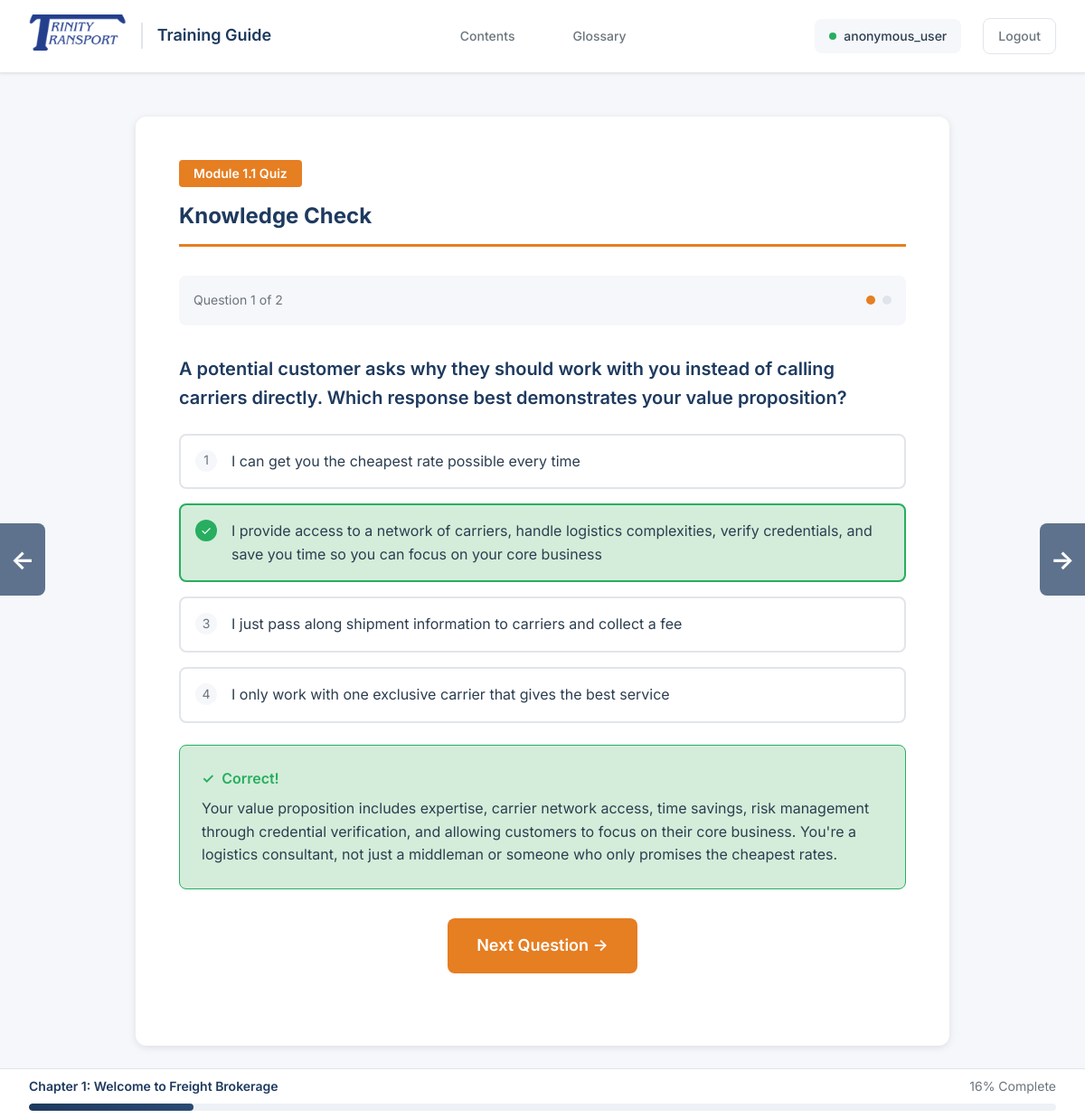
The page /quiz/1.1 (signed in) on the database its author committed.
### models.py (models this page shows, shortened)
class QuizQuestion(db.Model):
    __tablename__ = 'quiz_questions'
    id = db.Column(db.String(20), primary_key=True)  # e.g., "q1_1_1"
    module_id = db.Column(db.String(10), db.ForeignKey('modules.id'), nullable=False)
    question = db.Column(db.Text, nullable=False)
    choice_a = db.Column(db.Text, nullable=False)
    choice_b = db.Column(db.Text, nullable=False)
    choice_c = db.Column(db.Text, nullable=False)
    choice_d = db.Column(db.Text, nullable=False)
    correct_choice = db.Column(db.String(1), nullable=False)  # 'a', 'b', 'c', or 'd'
    explanation = db.Column(db.Text)
    display_order = db.Column(db.Integer, nullable=False)
    created_at = db.Column(db.DateTime, default=datetime.utcnow)
    module = db.relationship('Module', back_populates='quiz_questions')
    user_answers = db.relationship('UserQuizAnswer', back_populates='quiz_question',
                                  cascade='all, delete-orphan')
    def get_choices_dict(self):
        return {
            'a': self.choice_a,
            'b': self.choice_b,
            'c': self.choice_c,
            'd': self.choice_d
        }
    def get_shuffled_for_user(self, user_id):
        user_answer = UserQuizAnswer.query.filter_by(
            user_id=user_id,
            quiz_question_id=self.id
        ).first()
        if user_answer and user_answer.answer_order:
            order = json.loads(user_answer.answer_order)
        choices_dict = self.get_choices_dict()
        shuffled_choices = [choices_dict[letter] for letter in order]
        correct_index = order.index(self.correct_choice)
        return {
            'id': self.id,
            'question': self.question,
            'choices': shuffled_choices,
            'correct_index': correct_index,
            'explanation': self.explanation,
            'answer_order': order  # Include for answer validation
        }

### main.py (the view)
@app.route("/quiz/<module_id>", defaults={'question_num': 1})
@app.route("/quiz/<module_id>/<int:question_num>")
def quiz(module_id, question_num):
    if not session.get('logged_in') and not session.get('preview_mode'):
        return redirect(url_for("login"))
    user = get_current_user()
    if not user:
        return redirect(url_for("login"))
    try:
        parts = module_id.split('.')
        chapter_num = int(parts[0])
        module_num = int(parts[1])
    except (ValueError, IndexError):
        return redirect(url_for("toc"))
    chapter_titles = {
        1: "Welcome to Freight Brokerage",
        2: "Understanding the Industry Landscape",
        3: "The Role of a Freight Agent",
        4: "Truck Types and Specifications",
        5: "Load Types and Cargo Categories",
        6: "Load Restrictions and Regulations",
        7: "Building Your Customer Base",
        8: "Sales Strategies for Freight Agents",
        9: "Effective Follow-Up Systems"
    }
    module_counts = {1: 6, 2: 9, 3: 9, 4: 11, 5: 10, 6: 11, 7: 5, 8: 9, 9: 9}
    max_module = module_counts.get(chapter_num, 6)
    db_questions = QuizQuestion.query.filter_by(module_id=module_id).order_by(QuizQuestion.display_order).all()
    if not db_questions:
        if module_num >= max_module:
            return redirect(url_for('chapter', chapter_num=chapter_num, page='summary'))
        else:
            return redirect(url_for('module', module_id=f'{chapter_num}.{module_num+1}'))
    if question_num < 1 or question_num > len(db_questions):
        return redirect(url_for('quiz', module_id=module_id, question_num=1))
    current_question = db_questions[question_num - 1]
    question_data = current_question.get_shuffled_for_user(user.id)
    total_questions = len(db_questions)
    prev_url = url_for('quiz', module_id=module_id, question_num=question_num-1) if question_num > 1 else url_for('module', module_id=module_id)
    if question_num >= total_questions:
        if module_num >= max_module:
            next_url = url_for('chapter', chapter_num=chapter_num, page='summary')
        else:
            next_url = url_for('module', module_id=f'{chapter_num}.{module_num+1}')
    else:
        next_url = url_for('quiz', module_id=module_id, question_num=question_num+1)
    from models import UserQuizAnswer
    existing_answer = UserQuizAnswer.query.filter_by(
        user_id=user.id,
        quiz_question_id=current_question.id
    ).first()
    already_answered = existing_answer and existing_answer.selected_choice is not None
    was_correct = existing_answer.is_correct if already_answered else None
    return render_template(
        "pages/quiz.html",
        module_id=module_id,
        chapter_num=chapter_num,
        chapter_title=chapter_titles.get(chapter_num, ""),
        question=question_data,
        question_num=question_num,
        total_questions=total_questions,
        prev_url=prev_url,
        next_url=next_url,
        already_answered=already_answered,
        was_correct=was_correct,
        progress_percent=int((module_num / max_module) * 100)
    )

### main.py (called while the page is built, shortened)
def get_current_user():
    user_id = session.get('user_id')
    if user_id:
        user = User.query.get(user_id)
        if user:
            if user.is_preview_mode:
                session['preview_mode'] = True
            else:
                session['preview_mode'] = False
            session.modified = True
            return user

### templates/pages/quiz.html (shortened to what this page needs)
{% extends "base.html" %}
{% block content %}
<div class="content-card">
    <div class="module-header">
        <span class="module-number">Module {{ module_id }} Quiz</span>
        <h1 class="module-title">Knowledge Check</h1>
    </div>
    <div style="display: flex; justify-content: space-between; align-items: center; margin-bottom: 1.5rem; padding: 1rem; background: var(--bg); border-radius: 8px;">
        <span style="font-size: 0.875rem; color: var(--text-muted);">
            Question {{ question_num }} of {{ total_questions }}
        </span>
        <div style="display: flex; gap: 0.5rem;">
            {% for i in range(1, total_questions + 1) %}
            <span style="width: 10px; height: 10px; border-radius: 50%; background: {% if i == question_num %}var(--accent){% elif i < question_num %}var(--success){% else %}var(--border){% endif %};"></span>
            {% endfor %}
        </div>
    </div>
    <div class="quiz-container" style="background: transparent; padding: 0;">
        <p class="quiz-question" style="font-size: 1.25rem; margin-bottom: 1.5rem;">{{ question.question }}</p>
        {% if already_answered %}
        <div class="quiz-options">
            {% for choice in question.choices %}
            <div class="quiz-option {% if loop.index0 == question.correct_index %}correct{% elif was_correct == False and loop.index0 == question.answer_order.index(question.selected_choice|default('')) %}incorrect{% endif %}" style="pointer-events: none;">
                <span style="width: 24px; height: 24px; border-radius: 50%; background: {% if loop.index0 == question.correct_index %}var(--success){% else %}var(--bg){% endif %}; display: flex; align-items: center; justify-content: center; font-size: 0.875rem; color: {% if loop.index0 == question.correct_index %}white{% else %}var(--text-muted){% endif %}; flex-shrink: 0;">
                    {% if loop.index0 == question.correct_index %}&#10003;{% else %}{{ loop.index }}{% endif %}
                </span>
                <span>{{ choice }}</span>
            </div>
            {% endfor %}
        </div>
        <div class="quiz-feedback {% if was_correct %}correct{% else %}incorrect{% endif %}" style="margin-top: 1.5rem;">
            <div class="quiz-feedback-title">
                {% if was_correct %}
                <span>&#10003;</span> Correct!
                {% else %}
                <span>&#10007;</span> Incorrect
                {% endif %}
            </div>
            {% if question.explanation %}
            <div class="quiz-feedback-content" style="margin-top: 0.5rem;">
                {{ question.explanation }}
            </div>
            {% endif %}
        </div>
        <div style="text-align: center; margin-top: 2rem;">
            <a href="{{ next_url }}" class="btn btn-accent btn-lg">
                {% if question_num >= total_questions %}
                Continue &rarr;
                {% else %}
                Next Question &rarr;
                {% endif %}
            </a>
        </div>
        {% endif %}
    </div>
</div>
{% endblock %}
{% block navigation %}
<a href="{{ prev_url }}" class="side-nav side-nav-prev" title="Previous">
    <span class="side-nav-arrow">&larr;</span>
</a>
{% if already_answered %}
<a href="{{ next_url }}" class="side-nav side-nav-next" title="Next">
    <span class="side-nav-arrow">&rarr;</span>
</a>
{% endif %}
{% endblock %}

### rows shown on the page
QuizQuestion: question "A potential customer asks why they should work with you instead of calling carriers directly. Which response best demonstrates your value proposition?", choice_a "I can get you the cheapest rate possible every time", choice_b "I provide access to a network of carriers, handle logistics complexities, verify credentials, and save you time so you can focus on your core business", choice_c "I just pass along shipment information to carriers and collect a fee", choice_d "I only work with one exclusive carrier that gives the best service", explanation "Your value proposition includes expertise, carrier network access, time savings, risk management through credential verification, and allowing customers to focus on their core business. You're a logistics consultant, not just a middleman or someone who only promises the cheapest rates."

### other values the page prints
{{ session.get('username') }} "anonymous_user"
{{ module_id }} "1.1"
{{ question_num }} "1"
{{ total_questions }} "2"
{{ chapter_num }} "1"
{{ chapter_title }} "Welcome to Freight Brokerage"
{{ progress_percent|default(0) }} "16"
